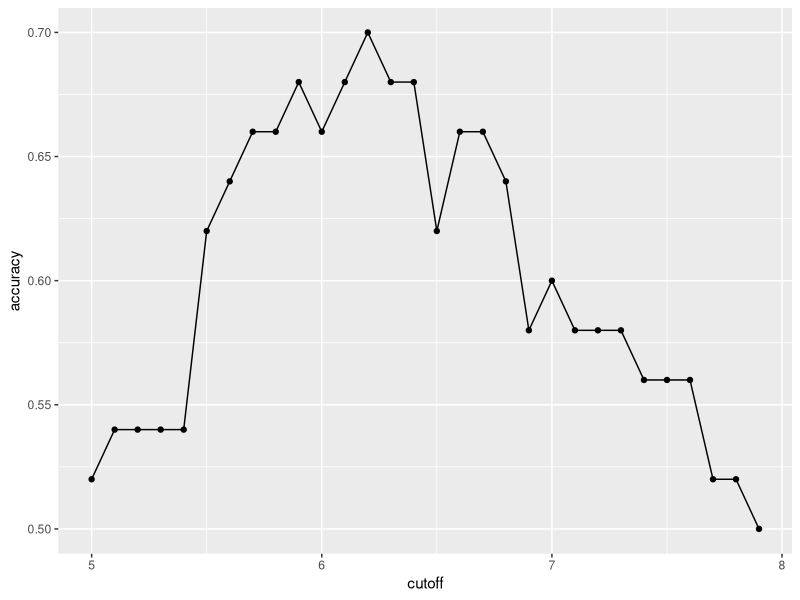
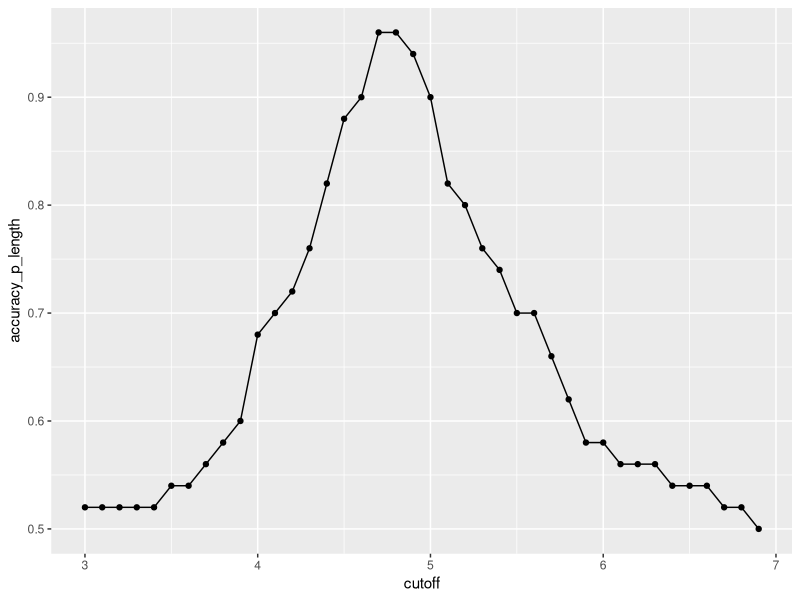
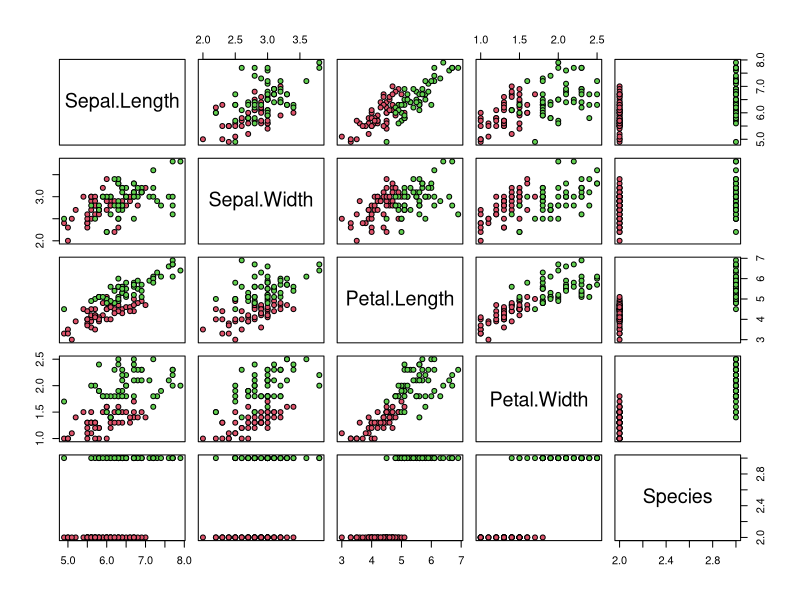

Recreate these plots in R, in order.
install.packages("caret")
install.packages("dslabs")
library(tidyverse)
library(caret)

library(dslabs)
library(dplyr)
library(lubridate)



## Downloading the data and making adjustments

dat <- mutate(reported_heights, date_time = ymd_hms(time_stamp)) %>%
  filter(date_time >= make_date(2016, 01, 25) & date_time < make_date(2016, 02, 1)) %>%
  mutate(type = ifelse(day(date_time) == 25 & hour(date_time) == 8 & between(minute(date_time), 15, 30), "inclass","online")) %>%
  select(sex, type)

y <- factor(dat$sex, c("Female", "Male"))
x <- dat$type

## Model which predicts that person is male if the individual participated in online course

y_hat <- ifelse(x == "online", "Male", "Female") %>% 
  factor(levels = levels(y))

## Accuracy of the Model
mean(y_hat==y)

## Confusion Table
table(y_hat, y)

## Confusion Matrix
confusionMatrix(y_hat,reference = y)

## New data Iris dataset

data(iris)
iris <- iris[-which(iris$Species=='setosa'),]
y <- iris$Species


## Dividing the data into train and test data

set.seed(2, sample.kind="Rounding") 
test_index <- createDataPartition(y,times=1,p=0.5,list=FALSE)
test <- iris[test_index,]
train <- iris[-test_index,]

## a simple search to find the cutoff that produces the highest accuracy, 
## predicting virginica if greater than the cutoff and versicolor otherwise

# 1 Sepal Length

range(train$Sepal.Length)

cutoff <- seq(5.0, 7.9, by = 0.1)
accuracy <- map_dbl(cutoff, function(x){
  y_hat <- ifelse(train$Sepal.Length > x, "virginica", "versicolor") %>% 
    factor(levels = levels(train$Species))
  mean(y_hat == train$Species)
})

## Plot of the graph
ggplot(, aes(cutoff,accuracy)) + geom_point() + geom_line()

## Maximum accuracy and best_cutoff

max(accuracy) # 0.7
cutoff[which.max(accuracy)] # 6.2


# Sepal Width

range(train$Sepal.Width)

cutoff <- seq(2.0, 3.8, by = 0.1)
accuracy_width <- map_dbl(cutoff, function(x){
  y_hat <- ifelse(train$Sepal.Width > x, "virginica", "versicolor") %>% 
    factor(levels = levels(train$Species))
  mean(y_hat == train$Species)
})

## Maximum accuracy and best_cutoff  - Sepal Width

max(accuracy_width) # 62%
cutoff[which.max(accuracy)] # 3.2

# Petal Length and width

range(train$Petal.Length)

cutoff <- seq(3.0, 6.9, by = 0.1)
accuracy_p_length <- map_dbl(cutoff, function(x){
  y_hat <- ifelse(train$Petal.Length > x, "virginica", "versicolor") %>% 
    factor(levels = levels(train$Species))
  mean(y_hat == train$Species)
})

ggplot(, aes(cutoff,accuracy_p_length)) + geom_point() + geom_line()


range(train$Petal.Width)

cutoff <- seq(1.0, 2.5, by = 0.1)
accuracy_p_width <- map_dbl(cutoff, function(x){
  y_hat <- ifelse(train$Petal.Width > x, "virginica", "versicolor") %>% 
    factor(levels = levels(train$Species))
  mean(y_hat == train$Species)
})



## Maximum accuracy and best_cutoff  - Petal Lenght and width

max(accuracy_p_length) # 96%
cutoff[which.max(accuracy_p_length)] # 4.7

max(accuracy_p_width) # 94%
cutoff[which.max(accuracy)] # 2.2


## Applying the model to test data petal.length > 4.7 then virginica


range(test$Petal.Length)

  y_hat <- ifelse(test$Petal.Length > 4.7, "virginica", "versicolor") %>% 
    factor(levels = levels(test$Species))
  mean(y_hat == test$Species)


  #### Answers The line of codes runs the model all over classifiers
  
  foo <- function(x){
    rangedValues <- seq(range(x)[1],range(x)[2],by=0.1)
    sapply(rangedValues,function(i){
      y_hat <- ifelse(x>i,'virginica','versicolor')
      mean(y_hat==train$Species)
    })
  }
  
  predictions <- apply(train[,-5],2,foo)
  sapply(predictions,max)	
  
 
  
  
  predictions <- foo(train[,3])
  rangedValues <- seq(range(train[,3])[1],range(train[,3])[2],by=0.1)
  cutoffs <-rangedValues[which(predictions==max(predictions))]
  
  y_hat <- ifelse(test[,3]>cutoffs[1],'virginica','versicolor')
  mean(y_hat==test$Species)
  
  ##########################################################
  
  # Q10
  
  foo <- function(x){
    rangedValues <- seq(range(x)[1],range(x)[2],by=0.1)
    sapply(rangedValues,function(i){
      y_hat <- ifelse(x>i,'virginica','versicolor')
      mean(y_hat==test$Species)
    })
  }
  
  predictions <- apply(test[,-5],2,foo)
  sapply(predictions,max)	
  
  
  # Q11
  
  plot(iris, pch = 21, bg = iris$Species)
  
  
  y_hat <- ifelse(test$Petal.Length > 4.7 | test$Petal.Width > 2.2, "virginica", "versicolor") %>% 
    factor(levels = levels(test$Species))
  mean(y_hat == test$Species)
  
  
  
